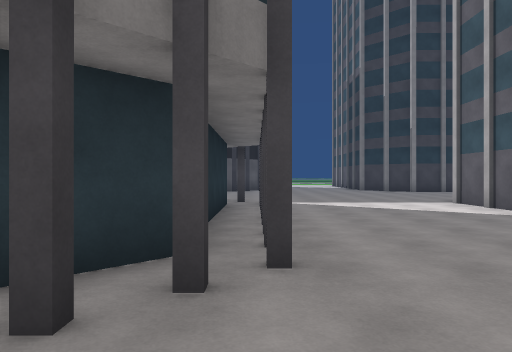
[1] (above)

24 first-person views from a walk through a 3-D level made in the Unity game engine. The camera is 1.4 m above the floor, looks level and sees 70° across. The floor is counted in squares, 2 m on a side. Each view is taken from the middle of a square. On the plan, view 1 faces up. The plan holds only what a view shows up to about 11 squares ahead; the rest is blank. The place goes on beyond the plan. The player is left out. Some surface patterns are stand-ins.

[2]
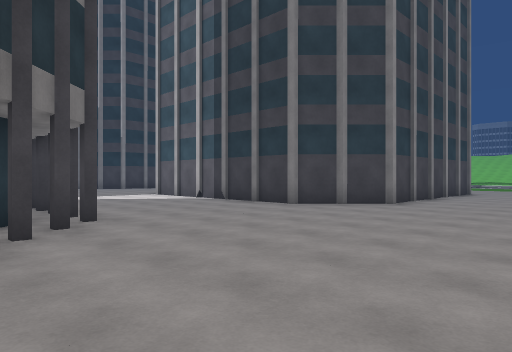

[3]
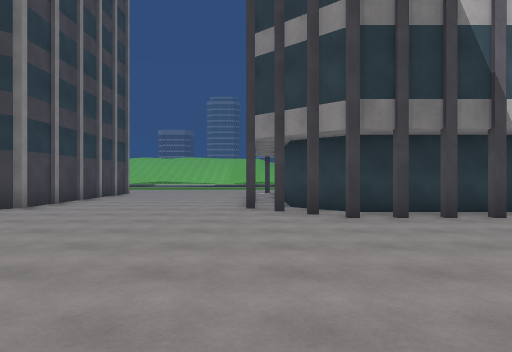

[4]
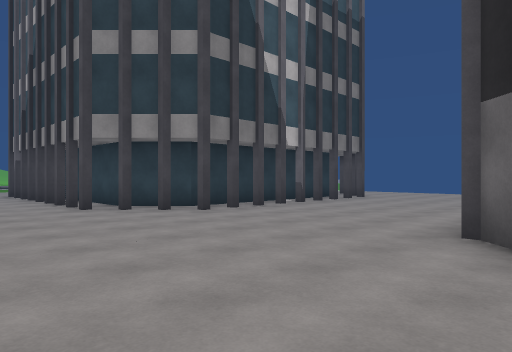

[5]
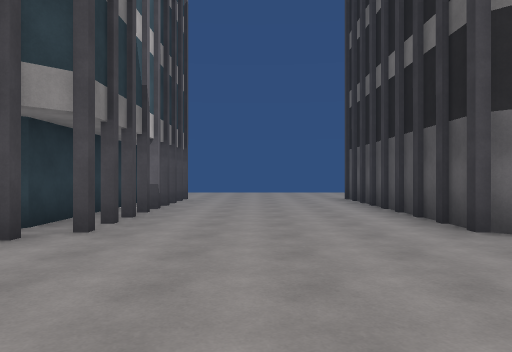

[6]
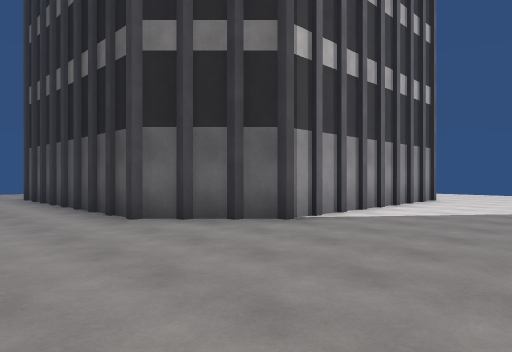

[7]
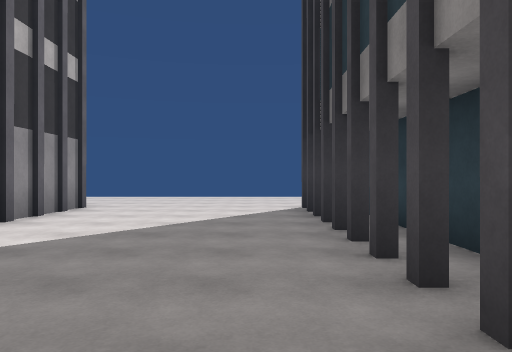

[8]
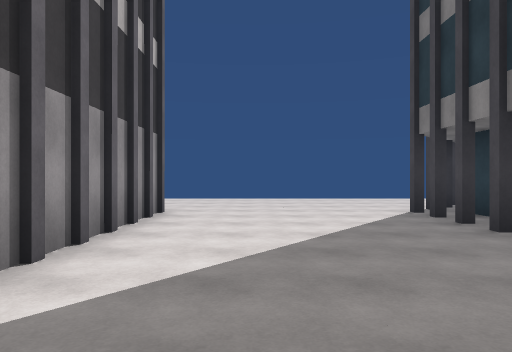

[9]
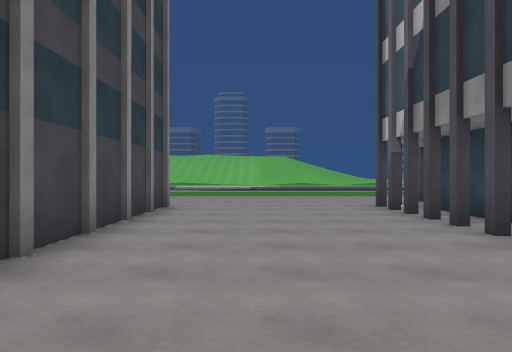

[10]
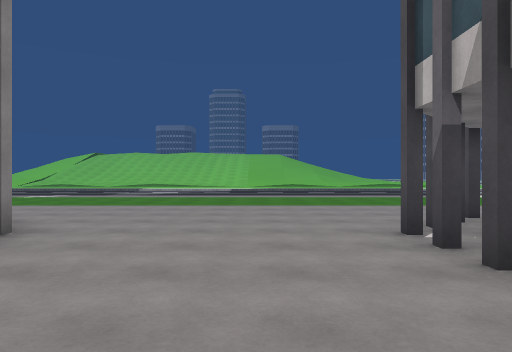

[11]
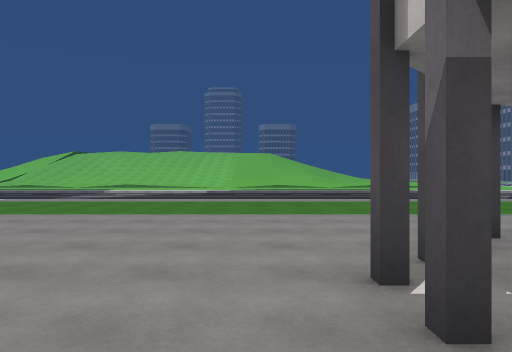

[12]
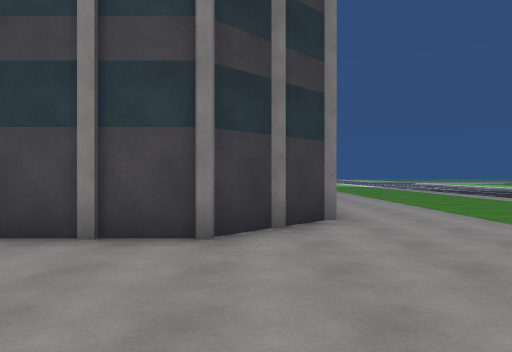

[13]
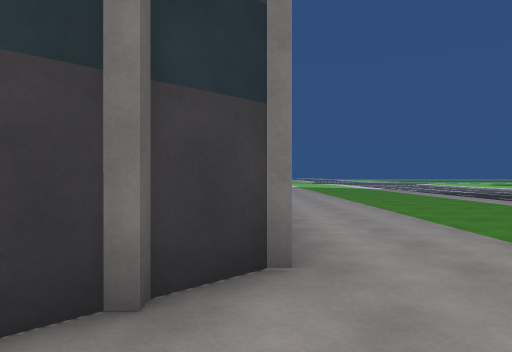

[14]
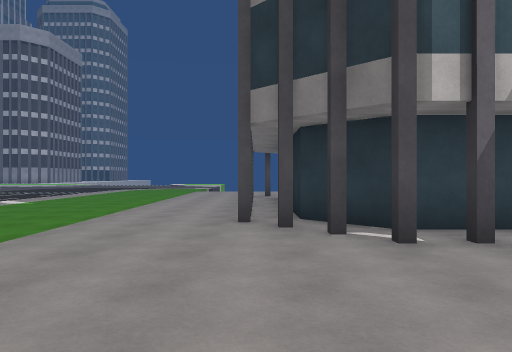

[15]
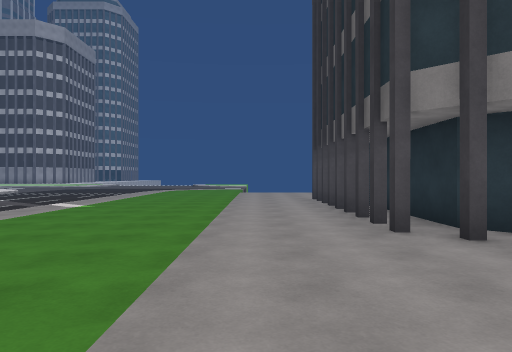

[16]
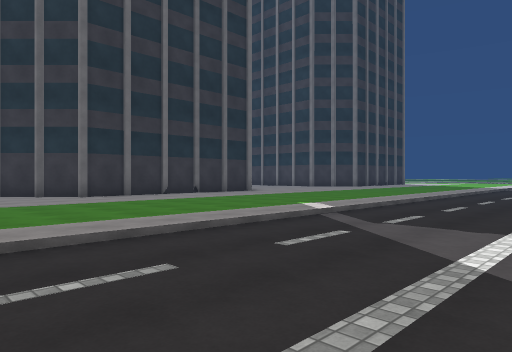

[17]
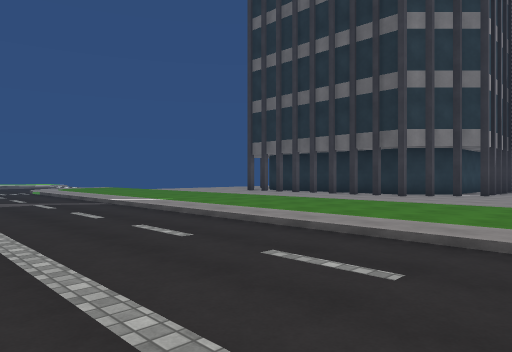

[18]
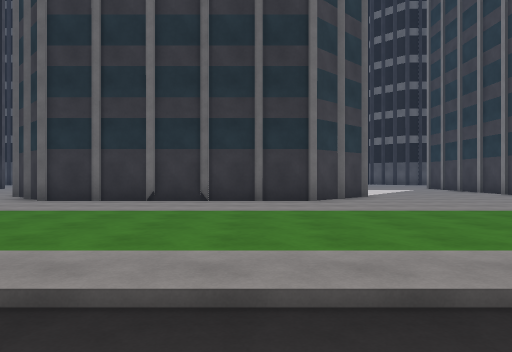

[19]
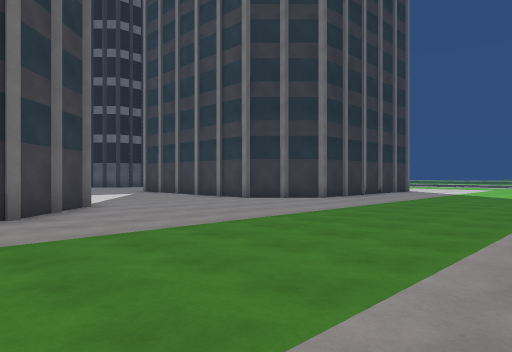

[20]
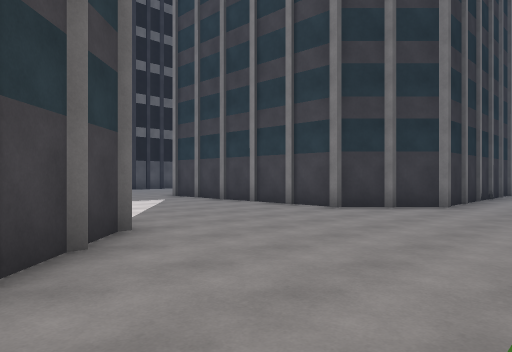

[21]
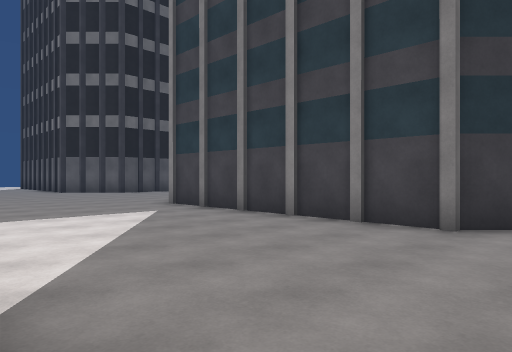

[22]
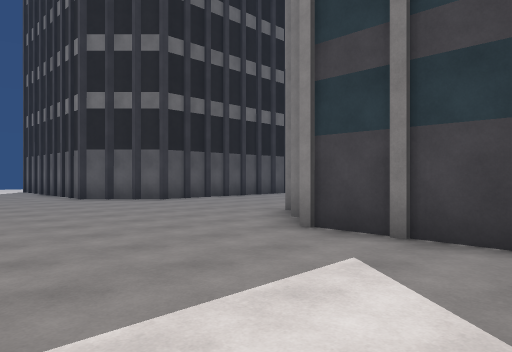

[23]
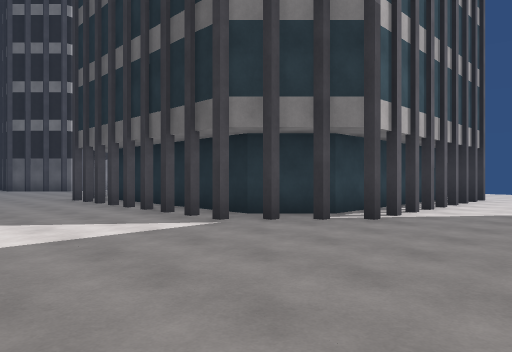

[24]
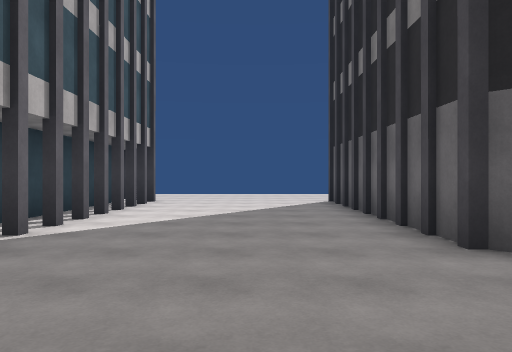

### Floor plan
Key: @ floor where view 1 was taken; # wall or solid block; . main floor; - floor 0.25 m lower than the main floor; / step, stairs or slope.
Columns run from 12 left of view 1 to 26 right of it. Each row starts with its distance up from view 1.
 19              ....          #.....
 18            ##....##       ##.....
 17           ##......##     ##......
 16    .#######........#######........
 15    ...............................
 14    ...............................
 13    ...............................
 12    ..............  ............... --
 11    .########......       #......../--
 10     ##    ###.....       ##......./--
  9            ##....#        ##....../--
  8             #....#         #....../--
  7             #....#         #....../---
  6             #....#         #....../---
  5             #....#         #....../---
  4             #....#         #....../---
  3   ##       ##....##       ##....../---
  2 ...###   ####.....##     ##......./----
  1 ....#######........#######......../----
  0 ............@...................../---
 -1 ................................../-- -
 -2 ................................../---
 -3 ................................../----
 -4 ....#######........########......./----
 -5 ..        ##......###    ###....../---
 -6            ##....##       ##....../---
 -7             #....##        #....../---
 -8             #....#         #....../---
 -9             #....#         #....../---
-10             #....#         #....../--
-11             #....#         #....../--
-12             #....           ....../--

Positions as (right, up) in squares from view 1, and headings:
1: (0, 0), facing up
2: (-2, -3), facing up-right
3: (-1, -4), facing right
4: (-1, -1), facing down-right
5: (3, -1), facing down
6: (3, 0), facing down-left
7: (0, 0), facing left
8: (-1, -2), facing left
9: (5, -1), facing right
10: (9, -2), facing right
11: (11, -3), facing right
12: (14, -3), facing up
13: (15, 0), facing up
14: (15, 0), facing down
15: (17, -1), facing down
16: (26, -1), facing up-left
17: (26, -1), facing down-left
18: (24, 8), facing left
19: (22, 8), facing up-left
20: (18, 9), facing up-left
21: (15, 11), facing up-left
22: (10, 12), facing up-left
23: (4, 14), facing down-left
24: (2, 14), facing left
